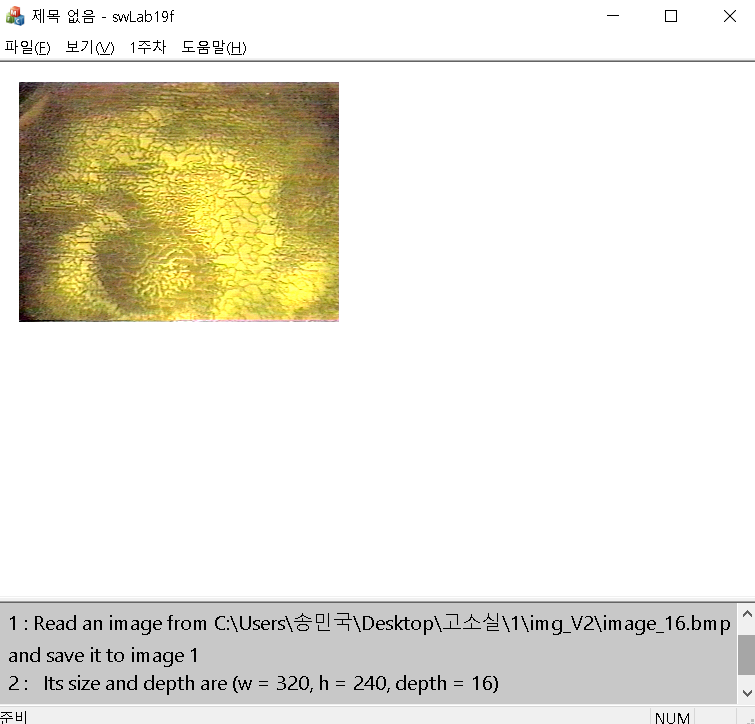
//> input picture MFC_1_read_img.PNG, 755 x 724 px
$ ./s151560L02_Sobel MFC_1_read_img.PNG   (built with g++ and OpenCV 4)
//> lines starting //> are read from the running program, lines starting //| are printed output that depends on the picture
#pragma once
#include <iostream>
#include <time.h>// 시간 측정 위해서
#include <opencv2/core.hpp>
#include <opencv2/highgui.hpp>
#include <opencv2/imgproc.hpp>

using namespace cv;

Mat input_im, dst;
clock_t start_time, end_time;

void binaryThresholding_opencvCommand(int kernelsize, void *userData);
void sobelFiltering_opencvCommand(int kernelsize, void *userData);
string type2str(int type);

using namespace std;

void avFiltering(int kernelsize)
{
	Mat kernel(kernelsize, kernelsize, CV_32FC1, cv::Scalar(((float)1 / ((kernelsize)*(kernelsize)))));
	filter2D(input_im, dst, -1, kernel);
}

void sobelFiltering_opencvCommand(int kernelsize, void *userData)
{
	string &win_name = *(static_cast<string*>(userData));

	start_time = clock();

	int kSize;
	if (kernelsize < 3) {
		kSize = 1;
	}
	else if (kernelsize % 2 == 0) {
		kSize = kernelsize - 1;
	}
	else {
		kSize = kernelsize;
	}
	Sobel(input_im, dst, -1, 1, 1, kSize);

	end_time = clock();
	cout << "KernelSize : " << kSize << ", Exec Time : " << (double)(end_time - start_time) << " (msec)" << endl;

	imshow(win_name, dst);
}

void binaryThresholding_opencvCommand(int threshold_value, void *userData)
{
	string &win_name = *(static_cast<string*>(userData));

	start_time = clock();

	threshold(input_im, dst, threshold_value, 255, THRESH_BINARY);

	end_time = clock();
	cout << "Threshold value : " << threshold_value << ", Exec Time : " << (double)(end_time - start_time) << " (msec)" << endl;

	imshow(win_name, dst);
}


string type2str(int type) {
	// https://stackoverflow.com/questions/10167534/how-to-find-out-what-type-of-a-mat-object-is-with-mattype-in-opencv
	string r;

	uchar depth = type & CV_MAT_DEPTH_MASK;
	uchar chans = 1 + (type >> CV_CN_SHIFT);

	switch (depth) {
	case CV_8U:  r = "8U"; break;
	case CV_8S:  r = "8S"; break;
	case CV_16U: r = "16U"; break;
	case CV_16S: r = "16S"; break;
	case CV_32S: r = "32S"; break;
	case CV_32F: r = "32F"; break;
	case CV_64F: r = "64F"; break;
	default:     r = "User"; break;
	}

	r += "C";
	r += (chans + '0');

	return r;
}

int main(int argc, char *argv[])
{
	if (argc != 2) {
		cout << "[프로그램 사용법]" << endl;
		cout << "명령문 : snnnnnn.exe lena_24.bmp" << endl;
		return 0;
	}

	//파일 주소는 argv[1]로 들어옴
	input_im = imread(argv[1], CV_LOAD_IMAGE_GRAYSCALE);
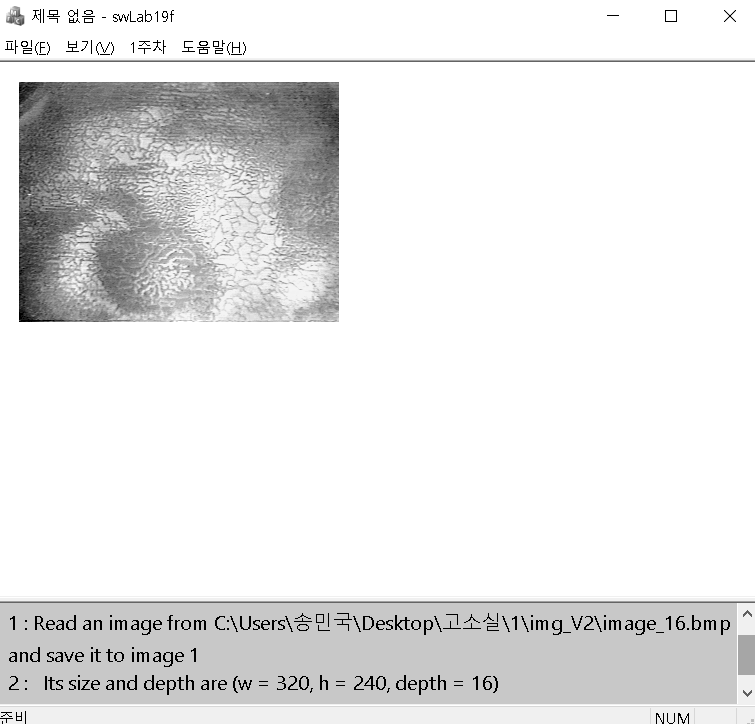
//> input_im: 724 rows x 755 cols, CV_8UC1; min 0, max 255, mean 230.4
	if (input_im.empty())
	{
		cout << "File open Error!" << endl;
		return -1;
	}
	cout << "Image size :" << input_im.size() << ", Type:" << type2str(input_im.type()) << endl;
//| Image size :[755 x 724], Type:8UC1
	cout << "OpenCV Function" << endl;

	string window_name = "Sobel Filtering Window";
	namedWindow(window_name);

	//Create track bar to change kernel size
	int start_value = 0;
	int max_value = 15;

	createTrackbar("KernelSize", window_name, &start_value, max_value, sobelFiltering_opencvCommand, static_cast<void*>(&window_name));

	imshow(window_name, input_im);
	waitKey(0);
//> in sobelFiltering_opencvCommand, `Sobel(input_im, dst, -1, 1, 1, kSize);`:
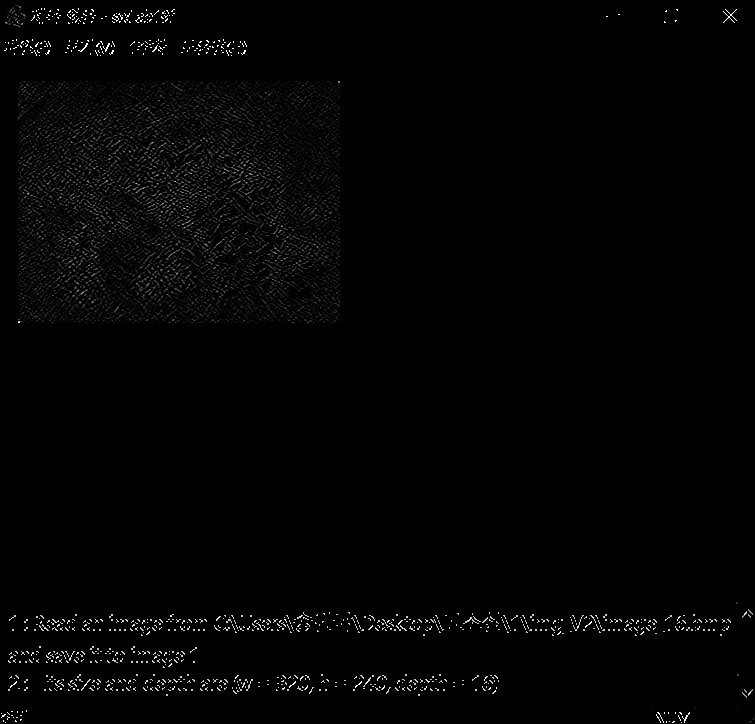
//> dst: 724 rows x 755 cols, CV_8UC1; min 0, max 255, mean 3.4

	return 0;
}
